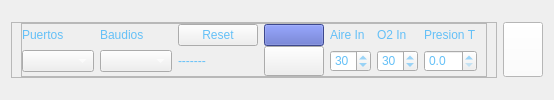
               <widget class="QWidget" name="tab_3">
                <attribute name="title">
                 <string>Conexión</string>
                </attribute>
                <layout class="QGridLayout" name="gridLayout_11">
                 <item row="0" column="0">
                  <widget class="QFrame" name="frame_20">
                   <property name="frameShape">
                    <enum>QFrame::StyledPanel</enum>
                   </property>
                   <property name="frameShadow">
                    <enum>QFrame::Raised</enum>
                   </property>
                   <layout class="QHBoxLayout" name="horizontalLayout_6">
                    <property name="topMargin">
                     <number>0</number>
                    </property>
                    <property name="bottomMargin">
                     <number>0</number>
                    </property>
                    <item>
                     <widget class="QFrame" name="frame_21">
                      <property name="maximumSize">
                       <size>
                        <width>16777215</width>
                        <height>100</height>
                       </size>
                      </property>
                      <property name="frameShape">
                       <enum>QFrame::StyledPanel</enum>
                      </property>
                      <property name="frameShadow">
                       <enum>QFrame::Raised</enum>
                      </property>
                      <layout class="QGridLayout" name="gridLayout_12">
                       <property name="leftMargin">
                        <number>0</number>
                       </property>
                       <property name="topMargin">
                        <number>0</number>
                       </property>
                       <property name="bottomMargin">
                        <number>0</number>
                       </property>
                       <property name="verticalSpacing">
                        <number>0</number>
                       </property>
                       <item row="1" column="4">
                        <widget class="QSpinBox" name="sp_air">
                         <property name="maximumSize">
                          <size>
                           <width>80</width>
                           <height>16777215</height>
                          </size>
                         </property>
                         <property name="styleSheet">
                          <string notr="true">color:rgb(100, 192, 247);
font: 75 12pt &quot;Romantic&quot;;
border-color: rgb(100,192,247);</string>
                         </property>
                         <property name="value">
                          <number>30</number>
                         </property>
                        </widget>
                       </item>
                       <item row="0" column="5">
                        <widget class="QLabel" name="label_32">
                         <property name="styleSheet">
                          <string notr="true">color:rgb(100, 192, 247);
font: 75 12pt &quot;Romantic&quot;;</string>
                         </property>
                         <property name="text">
                          <string>O2 In</string>
                         </property>
                        </widget>
                       </item>
                       <item row="1" column="5">
                        <widget class="QSpinBox" name="sp_o2">
                         <property name="maximumSize">
                          <size>
                           <width>80</width>
                           <height>16777215</height>
                          </size>
                         </property>
                         <property name="styleSheet">
                          <string notr="true">color:rgb(100, 192, 247);
font: 75 12pt &quot;Romantic&quot;;
border-color: rgb(100,192,247);</string>
                         </property>
                         <property name="value">
                          <number>30</number>
                         </property>
                        </widget>
                       </item>
                       <item row="0" column="6">
                        <widget class="QLabel" name="label_43">
                         <property name="styleSheet">
                          <string notr="true">color:rgb(100, 192, 247);
font: 75 12pt &quot;Romantic&quot;;</string>
                         </property>
                         <property name="text">
                          <string>Presion T</string>
                         </property>
                        </widget>
                       </item>
                       <item row="0" column="4">
                        <widget class="QLabel" name="label_29">
                         <property name="styleSheet">
                          <string notr="true">color:rgb(100, 192, 247);
font: 75 12pt &quot;Romantic&quot;;</string>
                         </property>
                         <property name="text">
                          <string>Aire In</string>
                         </property>
                        </widget>
                       </item>
                       <item row="1" column="6">
                        <widget class="QDoubleSpinBox" name="sp_PresT">
                         <property name="maximumSize">
                          <size>
                           <width>80</width>
                           <height>16777215</height>
                          </size>
                         </property>
                         <property name="styleSheet">
                          <string notr="true">color:rgb(100, 192, 247);
font: 75 12pt &quot;Romantic&quot;;</string>
                         </property>
                         <property name="decimals">
                          <number>1</number>
                         </property>
                         <property name="maximum">
                          <double>40.000000000000000</double>
                         </property>
                        </widget>
                       </item>
                       <item row="0" column="3">
                        <widget class="QPushButton" name="bt_connect">
                         <property name="maximumSize">
                          <size>
                           <width>60</width>
                           <height>30</height>
                          </size>
                         </property>
                         <property name="sizeIncrement">
                          <size>
                           <width>60</width>
                           <height>30</height>
                          </size>
                         </property>
                         <property name="palette">
                          <palette>
                           <active>
                            <colorrole role="Button">
                             <brush brushstyle="SolidPattern">
                              <color alpha="255">
                               <red>86</red>
                               <green>101</green>
                               <blue>197</blue>
                              </color>
                             </brush>
                            </colorrole>
                            <colorrole role="Base">
                             <brush brushstyle="SolidPattern">
                              <color alpha="255">
                               <red>86</red>
                               <green>101</green>
                               <blue>197</blue>
                              </color>
                             </brush>
                            </colorrole>
                            <colorrole role="Window">
                             <brush brushstyle="SolidPattern">
                              <color alpha="255">
                               <red>86</red>
                               <green>101</green>
                               <blue>197</blue>
                              </color>
                             </brush>
                            </colorrole>
                           </active>
                           <inactive>
                            <colorrole role="Button">
                             <brush brushstyle="SolidPattern">
                              <color alpha="255">
                               <red>86</red>
                               <green>101</green>
                               <blue>197</blue>
                              </color>
                             </brush>
                            </colorrole>
                            <colorrole role="Base">
                             <brush brushstyle="SolidPattern">
                              <color alpha="255">
                               <red>86</red>
                               <green>101</green>
                               <blue>197</blue>
                              </color>
                             </brush>
                            </colorrole>
                            <colorrole role="Window">
                             <brush brushstyle="SolidPattern">
                              <color alpha="255">
                               <red>86</red>
                               <green>101</green>
                               <blue>197</blue>
                              </color>
                             </brush>
                            </colorrole>
                           </inactive>
                           <disabled>
                            <colorrole role="Button">
                             <brush brushstyle="SolidPattern">
                              <color alpha="255">
                               <red>86</red>
                               <green>101</green>
                               <blue>197</blue>
                              </color>
                             </brush>
                            </colorrole>
                            <colorrole role="Base">
                             <brush brushstyle="SolidPattern">
                              <color alpha="255">
                               <red>86</red>
                               <green>101</green>
                               <blue>197</blue>
                              </color>
                             </brush>
                            </colorrole>
                            <colorrole role="Window">
                             <brush brushstyle="SolidPattern">
                              <color alpha="255">
                               <red>86</red>
                               <green>101</green>
                               <blue>197</blue>
                              </color>
                             </brush>
                            </colorrole>
                           </disabled>
                          </palette>
                         </property>
                         <property name="text">
                          <string/>
                         </property>
                         <property name="icon">
                          <iconset>
                           <normaloff>imagenes/on2.png</normaloff>imagenes/on2.png</iconset>
                         </property>
                         <property name="iconSize">
                          <size>
                           <width>60</width>
                           <height>30</height>
                          </size>
                         </property>
                        </widget>
                       </item>
                       <item row="1" column="3">
                        <widget class="QPushButton" name="bt_disconected">
                         <property name="minimumSize">
                          <size>
                           <width>60</width>
                           <height>30</height>
                          </size>
                         </property>
                         <property name="maximumSize">
                          <size>
                           <width>60</width>
                           <height>30</height>
                          </size>
                         </property>
                         <property name="text">
                          <string/>
                         </property>
                         <property name="icon">
                          <iconset>
                           <normaloff>imagenes/off 2.png</normaloff>imagenes/off 2.png</iconset>
                         </property>
                         <property name="iconSize">
                          <size>
                           <width>60</width>
                           <height>30</height>
                          </size>
                         </property>
                        </widget>
                       </item>
                       <item row="0" column="2">
                        <widget class="QPushButton" name="bt_Reset">
                         <property name="styleSheet">
                          <string notr="true">color:rgb(100, 192, 247);
font: 75 15pt &quot;Romantic&quot;;</string>
                         </property>
                         <property name="text">
                          <string>Reset</string>
                         </property>
                        </widget>
                       </item>
                       <item row="1" column="2">
                        <widget class="QLabel" name="label_34">
                         <property name="minimumSize">
                          <size>
                           <width>0</width>
                           <height>20</height>
                          </size>
                         </property>
                         <property name="maximumSize">
                          <size>
                           <width>60</width>
                           <height>20</height>
                          </size>
                         </property>
                         <property name="styleSheet">
                          <string notr="true">color:rgb(100, 192, 247);
font: 75 15pt &quot;Romantic&quot;;</string>
                         </property>
                         <property name="text">
                          <string>-------</string>
                         </property>
                        </widget>
                       </item>
                       <item row="0" column="1">
                        <widget class="QLabel" name="label">
                         <property name="styleSheet">
                          <string notr="true">color:rgb(100, 192, 247);
font: 75 15pt &quot;Romantic&quot;;</string>
                         </property>
                         <property name="text">
                          <string>Baudios</string>
                         </property>
                        </widget>
                       </item>
                       <item row="1" column="1">
                        <widget class="QComboBox" name="cb_baudrates">
                         <property name="maximumSize">
                          <size>
                           <width>100</width>
                           <height>16777215</height>
                          </size>
                         </property>
                         <property name="styleSheet">
                          <string notr="true">color:rgb(255, 255, 255);
font: 75 10pt &quot;Romantic&quot;;</string>
                         </property>
                        </widget>
                       </item>
                       <item row="0" column="0">
                        <widget class="QLabel" name="label_2">
                         <property name="styleSheet">
                          <string notr="true">color:rgb(100, 192, 247);
font: 75 15pt &quot;Romantic&quot;;</string>
                         </property>
                         <property name="text">
                          <string>Puertos</string>
                         </property>
                        </widget>
                       </item>
                       <item row="1" column="0">
                        <widget class="QComboBox" name="cb_list_ports">
                         <property name="maximumSize">
                          <size>
                           <width>100</width>
                           <height>16777215</height>
                          </size>
                         </property>
                         <property name="styleSheet">
                          <string notr="true">color:rgb(255, 255, 255);
font: 75 10pt &quot;Romantic&quot;;</string>
                         </property>
                        </widget>
                       </item>
                      </layout>
                     </widget>
                    </item>
                   </layout>
                  </widget>
                 </item>
                 <item row="0" column="1">
                  <widget class="QPushButton" name="pushButton_3">
                   <property name="minimumSize">
                    <size>
                     <width>25</width>
                     <height>45</height>
                    </size>
                   </property>
                   <property name="maximumSize">
                    <size>
                     <width>40</width>
                     <height>55</height>
                    </size>
                   </property>
                   <property name="styleSheet">
                    <string notr="true">background-color: rgb(255, 255, 255);</string>
                   </property>
                   <property name="text">
                    <string/>
                   </property>
                   <property name="icon">
                    <iconset>
                     <normaloff>imagenes/Univalle.png</normaloff>imagenes/Univalle.png</iconset>
                   </property>
                   <property name="iconSize">
                    <size>
                     <width>45</width>
                     <height>52</height>
                    </size>
                   </property>
                  </widget>
                 </item>
                </layout>
               </widget>
